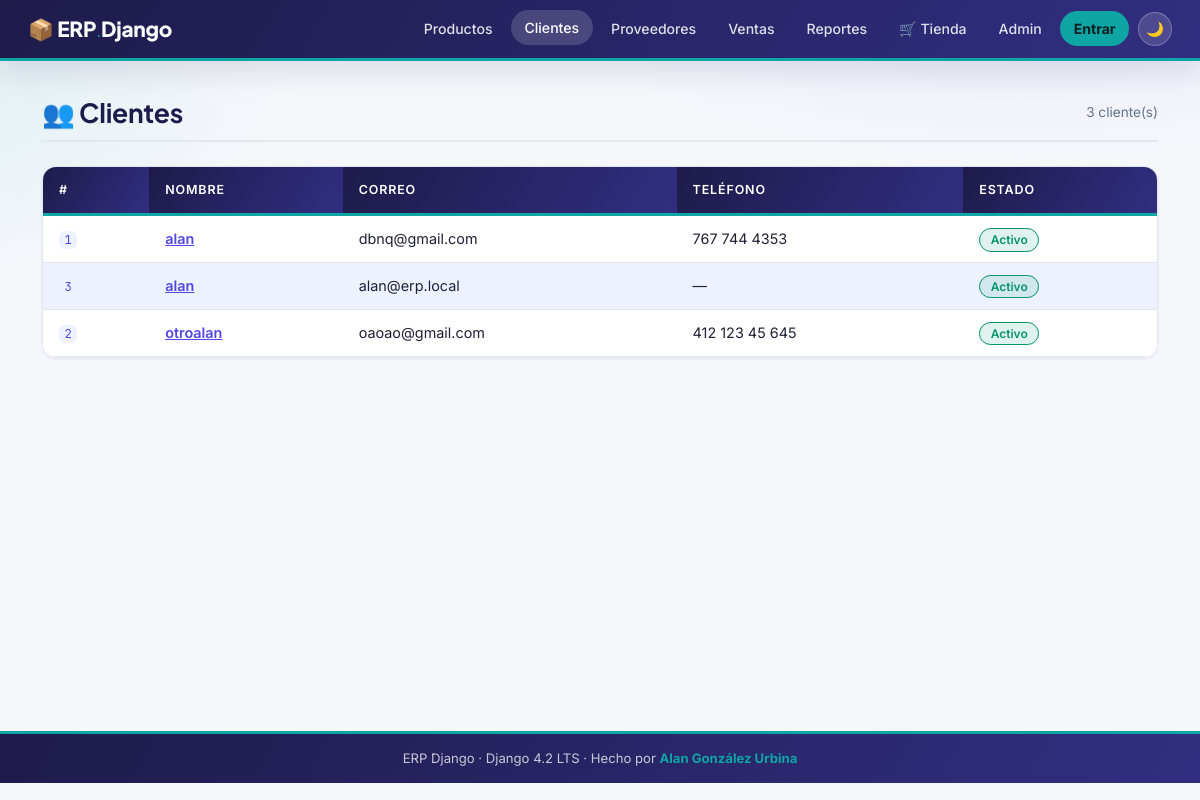
/clientes/, run on the app's committed database.
### clientes/models.py (models this page shows, shortened)
class Cliente(models.Model):
    nombre   = models.CharField(
        max_length=150, verbose_name='Nombre'
    )
    correo   = models.EmailField(
        unique=True, verbose_name='Correo electrónico'
    )
    telefono = models.CharField(
        max_length=20, blank=True, verbose_name='Teléfono'
    )
    activo   = models.BooleanField(
        default=True, verbose_name='Activo'
    )
    creado   = models.DateTimeField(
        auto_now_add=True, verbose_name='Fecha de registro'
    )
    class Meta:
        verbose_name        = 'Cliente'
        verbose_name_plural = 'Clientes'
        ordering            = ['nombre']

### clientes/views.py (the view)
# urls.py: path('',                          views.ClienteListView.as_view(),   name='lista'),
class ClienteListView(ListView):
    model               = Cliente
    template_name       = 'clientes/lista.html'
    context_object_name = 'clientes'
    paginate_by         = 20
    def get_queryset(self):
        return Cliente.objects.filter(activo=True).order_by('nombre')

### catalogo/context_processors.py (called while the page is built)
def carrito_info(request) -> dict[str, Any]:
    carrito = request.session.get('carrito', {})
    total_items     = sum(
        int(item.get('cantidad', 0)) for item in carrito.values()
    )
    total_productos = len(carrito)
    return {
        'carrito_total_items':     total_items,
        'carrito_total_productos': total_productos,
    }

### clientes/templates/clientes/lista.html (shortened to what this page needs)
{% extends "base.html" %}
{% block nav_clientes %}active{% endblock %}
{% block content %}
<div class="erp-page-title">
    <h2>👥 Clientes</h2>
    <span style="margin-left:auto;color:var(--clr-muted);font-size:.85rem;">
        {{ page_obj.paginator.count }} cliente(s)
    </span>
</div>
{% if clientes %}
<table class="erp-table">
    <thead>
        <tr>
            <th>#</th><th>Nombre</th><th>Correo</th>
            <th>Teléfono</th><th>Estado</th>
        </tr>
    </thead>
    <tbody>
        {% for c in clientes %}
        <tr>
            <td><code>{{ c.pk }}</code></td>
            <td>
                <a href="{% url 'clientes:detalle' c.pk %}"
                   style="color:var(--clr-royal);font-weight:600;">
                    {{ c.nombre }}
                </a>
            </td>
            <td>{{ c.correo }}</td>
            <td>{{ c.telefono|default:"—" }}</td>
            <td>
                {% if c.activo %}
                    <span class="badge-erp-active">Activo</span>
                {% else %}
                    <span class="badge-erp-inactive">Inactivo</span>
                {% endif %}
            </td>
        </tr>
        {% endfor %}
    </tbody>
</table>
{% else %}
<div class="erp-alert-info">No hay clientes registrados aún.</div>
{% endif %}
{% endblock %}

### templates/base.html (style rules this page uses)
:root, [data-theme="light"] { --clr-navy : #1E1B4B; --clr-royal : #4F46E5; --clr-sky : #6366F1; --clr-ice : #EEF2FF; --clr-gold : #0EA5A4; --clr-amber : #14B8B6; --clr-cream : #E6FAF9; --clr-bg : #F6F7FB; --clr-surface: #FFFFFF; --clr-text : #1F2037; --clr-muted : #64748B; --clr-border : #E2E8F0; --clr-danger : #DC2626; --clr-ok : #059669; --shadow-sm : 0 1px 3px rgba(30,27,75,.08); --shadow-md : 0 10px 30px rgba(30,27,75,.12); }
*, *::before, *::after { box-sizing: border-box; }
body { font-family: 'Inter','Segoe UI',sans-serif; font-size: 15px; background: radial-gradient(900px 400px at 85% -10%, rgba(99,102,241,.12), transparent 60%), radial-gradient(700px 350px at -10% 10%, rgba(14,165,164,.10), transparent 60%), var(--clr-bg); background-attachment: fixed; color: var(--clr-text); line-height: 1.6; transition: background .25s, color .25s; margin: 0; }
h1, h2, h3, h4, h5 { font-family: 'Plus Jakarta Sans','Inter',sans-serif; font-weight: 700; letter-spacing: -.01em; }
.erp-table { width: 100%; border-collapse: separate; border-spacing: 0; border-radius: 14px; overflow: hidden; box-shadow: var(--shadow-sm); border: 1px solid var(--clr-border); }
.erp-table thead th { background: linear-gradient(120deg, var(--clr-navy), #312E81); color: #FFF; font-weight: 600; font-size: .78rem; text-transform: uppercase; letter-spacing: .07em; padding: .8rem 1rem; border-bottom: 3px solid var(--clr-gold); }
.erp-table tbody td { background: var(--clr-surface); padding: .7rem 1rem; border-bottom: 1px solid var(--clr-border); font-size: .9rem; }
.erp-table tbody tr:nth-child(even) td { background: var(--clr-ice); }
.badge-erp-active { background: rgba(5,150,105,.12); color: var(--clr-ok); border: 1px solid currentColor; font-size: .75rem; padding: .2rem .65rem; border-radius: 999px; font-weight: 600; }
.erp-page-title { display: flex; align-items: center; gap: 1rem; margin-bottom: 1.5rem; padding-bottom: .75rem; border-bottom: 2px solid var(--clr-border); }
.erp-page-title h2 { font-size: 1.65rem; color: var(--clr-navy); margin: 0; }
code, .mono { font-family: 'JetBrains Mono',Consolas,monospace; font-size: .85em; color: var(--clr-royal); background: var(--clr-ice); padding: .1em .45em; border-radius: 6px; }

### data on the page
Cliente: pk "1", nombre "alan", correo "dbnq@gmail.com", telefono "767 744 4353", activo "Activo"
Cliente: pk "3", nombre "alan", correo "alan@erp.local", telefono "—", activo "Activo"
Cliente: pk "2", nombre "otroalan", correo "oaoao@gmail.com", telefono "412 123 45 645", activo "Activo"

### other printed values
{{ page_obj.paginator.count }} "3"
